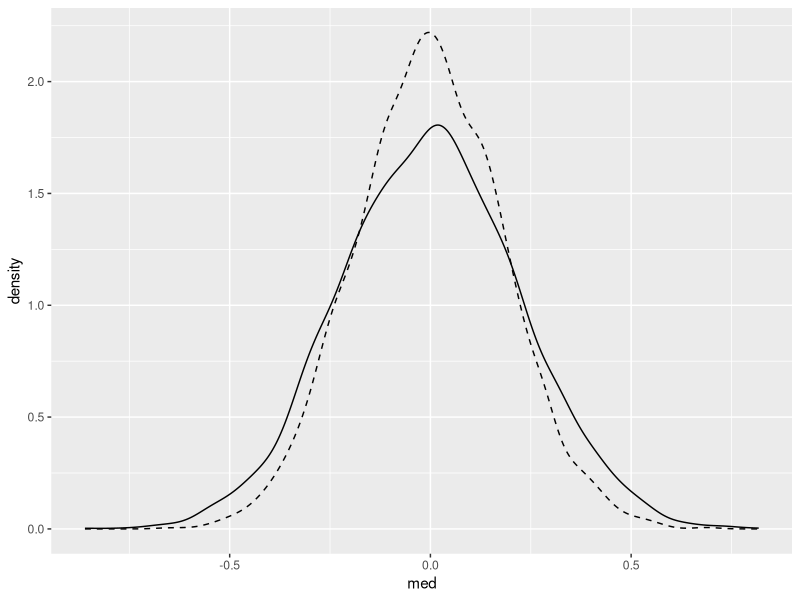

This figure's R source:
library(tidyverse)
library(ggplot2)

means <- c()
medians <- c()
resamples <- c()
for (i in seq(1:4000)) {
  data <- sample(x = rnorm(m = 0, n = 2000), size = 30)
  m <- mean(data)
  means <- c(means, m)
  med <- median(data)
  resample <- i
  resamples <- c(resamples, resample)
  medians <- c(medians, med)
}

datafr <- data.frame(med = medians, mean = means, lay = resamples) %>%
  arrange(med, mean)

ggplot(datafr) +
  geom_density(aes(x = med)) +
  geom_density(aes(x = mean), linetype = "dashed")
